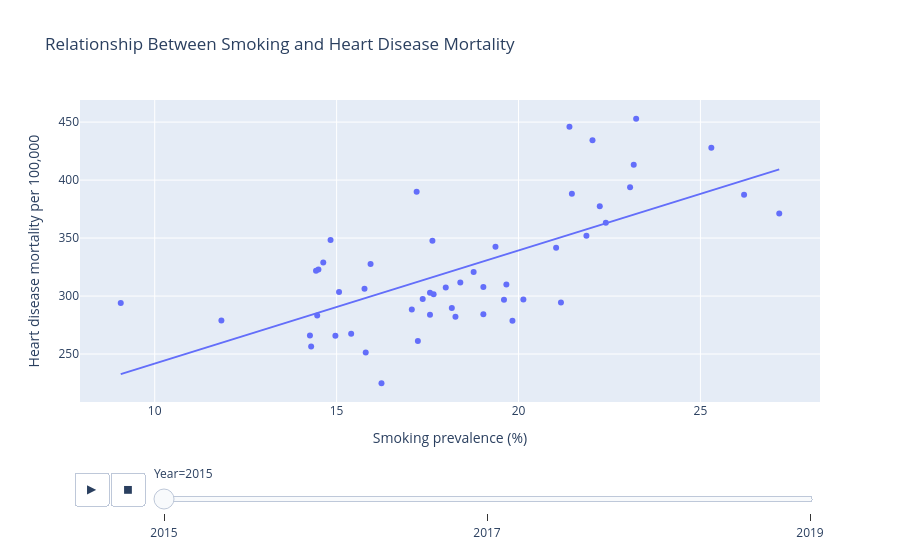

Write notebook code for a chart like this one.
### Code cell
fig = px.scatter(
    df_merged,
    x="Smoking_Prevalence",
    y="Data_Value",
    animation_frame="Year",
    hover_name="LocationDesc",
    labels={
        "Smoking_Prevalence": "Smoking prevalence (%)",
        "Data_Value": "Heart disease mortality per 100,000"
    },
    title="Relationship Between Smoking and Heart Disease Mortality",
    trendline="ols"
)

fig.show()

### Figure 1 — Plotly figure (JSON) as saved in the notebook; plotly's stock layout.template omitted (floating-point values rounded to 4 significant figures)
{"data": [{"hovertemplate": "<b>%{hovertext}</b><br><br>Year=2015<br>Smoking prevalence (%)=%{x}<br>Heart disease mortality per 100,000=%{y}<extra></extra>", "hovertext": ["Alaska", "Alabama", "Arkansas", "Arizona", "California", "Colorado", "Delaware", "Connecticut", "Florida", "Hawaii", "Georgia", "Idaho", "Iowa", "Illinois", "Indiana", "Kansas", "Massachusetts", "Louisiana", "Kentucky", "Maryland", "Michigan", "Maine", "Minnesota", "Missouri", "Mississippi", "Montana", "North Dakota", "North Carolina", "New Hampshire", "New Jersey", "Nebraska", "New Mexico", "New York", "Nevada", "Ohio", "Oklahoma", "Oregon", "Pennsylvania", "Rhode Island", "South Carolina", "South Dakota", "Tennessee", "Utah", "Texas", "Vermont", "Virginia", "Washington", "Wisconsin", "Wyoming", "West Virginia"], "legendgroup": "", "marker": {"color": "#636efa", "symbol": "circle"}, "mode": "markers", "name": "", "orientation": "v", "showlegend": false, "type": "scatter", "x": [19.03, 22.03, 25.3, 15.4, 11.83, 15.8, 18.77, 14.47, 17.07, 14.3, 17.63, 15.07, 18.4, 15.93, 21.87, 18.0, 14.27, 23.17, 26.2, 14.5, 21.47, 21.17, 16.23, 22.23, 23.23, 20.13, 19.83, 19.03, 18.17, 14.43, 17.57, 18.27, 14.83, 17.2, 22.4, 21.4, 17.23, 19.37, 15.77, 21.03, 19.6, 23.07, 9.067, 14.63, 17.57, 17.37, 14.97, 17.67, 19.67, 27.17], "xaxis": "x", "y": [284.3, 434.4, 427.9, 267.5, 279.0, 251.3, 320.8, 283.2, 288.4, 256.6, 347.6, 303.5, 311.6, 327.6, 351.9, 307.3, 266.0, 413.2, 387.3, 322.9, 388.2, 294.5, 224.9, 377.4, 452.8, 297.1, 278.6, 307.8, 289.6, 321.9, 283.8, 282.1, 348.4, 389.9, 363.3, 445.9, 261.3, 342.6, 306.4, 341.7, 296.8, 393.8, 294.0, 329.0, 302.9, 297.4, 265.8, 301.5, 309.9, 371.2], "yaxis": "y"}, {"hovertemplate": "<b>OLS trendline</b><br>Data_Value = 9.75316 * Smoking_Prevalence + 144.242<br>R<sup>2</sup>=0.437692<br><br>Year=2015<br>Smoking prevalence (%)=%{x}<br>Heart disease mortality per 100,000=%{y} <b>(trend)</b><extra></extra>", "legendgroup": "", "marker": {"color": "#636efa", "symbol": "circle"}, "mode": "lines", "name": "", "showlegend": false, "type": "scatter", "x": [9.067, 11.83, 14.27, 14.3, 14.43, 14.47, 14.5, 14.63, 14.83, 14.97, 15.07, 15.4, 15.77, 15.8, 15.93, 16.23, 17.07, 17.2, 17.23, 17.37, 17.57, 17.57, 17.63, 17.67, 18.0, 18.17, 18.27, 18.4, 18.77, 19.03, 19.03, 19.37, 19.6, 19.67, 19.83, 20.13, 21.03, 21.17, 21.4, 21.47, 21.87, 22.03, 22.23, 22.4, 23.07, 23.17, 23.23, 25.3, 26.2, 27.17], "xaxis": "x", "y": [232.7, 259.7, 283.4, 283.7, 285.0, 285.3, 285.7, 287.0, 288.9, 290.2, 291.2, 294.4, 298.0, 298.3, 299.6, 302.6, 310.7, 312.0, 312.3, 313.6, 315.6, 315.6, 316.2, 316.5, 319.8, 321.4, 322.4, 323.7, 327.3, 329.9, 329.9, 333.1, 335.4, 336.1, 337.7, 340.6, 349.4, 350.7, 353.0, 353.6, 357.5, 359.1, 361.1, 362.7, 369.2, 370.2, 370.8, 391.0, 399.8, 409.2], "yaxis": "y"}], "layout": {"legend": {"tracegroupgap": 0}, "sliders": [{"active": 0, "currentvalue": {"prefix": "Year="}, "len": 0.9, "pad": {"b": 10, "t": 60}, "steps": [{"args": [["2015"], {"frame": {"duration": 0, "redraw": false}, "fromcurrent": true, "mode": "immediate", "transition": {"duration": 0, "easing": "linear"}}], "label": "2015", "method": "animate"}, {"args": [["2017"], {"frame": {"duration": 0, "redraw": false}, "fromcurrent": true, "mode": "immediate", "transition": {"duration": 0, "easing": "linear"}}], "label": "2017", "method": "animate"}, {"args": [["2019"], {"frame": {"duration": 0, "redraw": false}, "fromcurrent": true, "mode": "immediate", "transition": {"duration": 0, "easing": "linear"}}], "label": "2019", "method": "animate"}], "x": 0.1, "xanchor": "left", "y": 0, "yanchor": "top"}], "title": {"text": "Relationship Between Smoking and Heart Disease Mortality"}, "updatemenus": [{"buttons": [{"args": [null, {"frame": {"duration": 500, "redraw": false}, "fromcurrent": true, "mode": "immediate", "transition": {"duration": 500, "easing": "linear"}}], "label": "&#9654;", "method": "animate"}, {"args": [[null], {"frame": {"duration": 0, "redraw": false}, "fromcurrent": true, "mode": "immediate", "transition": {"duration": 0, "easing": "linear"}}], "label": "&#9724;", "method": "animate"}], "direction": "left", "pad": {"r": 10, "t": 70}, "showactive": false, "type": "buttons", "x": 0.1, "xanchor": "right", "y": 0, "yanchor": "top"}], "xaxis": {"anchor": "y", "domain": [0, 1], "title": {"text": "Smoking prevalence (%)"}}, "yaxis": {"anchor": "x", "domain": [0, 1], "title": {"text": "Heart disease mortality per 100,000"}}}}
